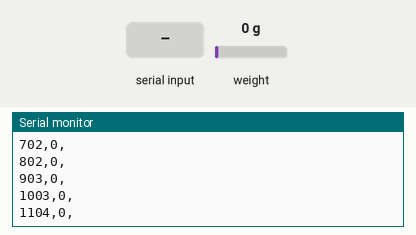
Simulated run of this sketch. Board: Arduino Uno, built with avr-gcc and run on an emulated ATmega328P. Shown: the last lines printed to the serial monitor. The inputs (shaded band) are chosen by the test bench; at power-on: weight on the scale 0 g.

Above: at 1.2 s.
1.3 s: weight on the scale set to 100 g
At 1.31 s:
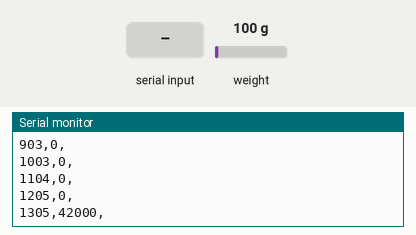
2.8 s: "1" received over the second serial link
At 3.33 s:
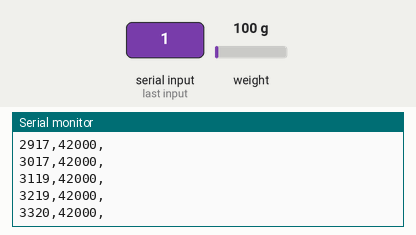
4.3 s: "0" received over the second serial link
At 4.94 s:
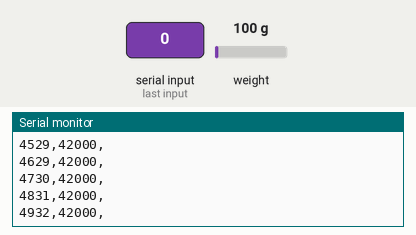
5.8 s: weight on the scale set to 1250 g
At 5.84 s:
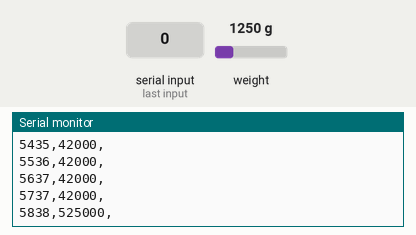
Timing chart, 0 to 8.3 s (numbered marks = the images above; inputs shaded):
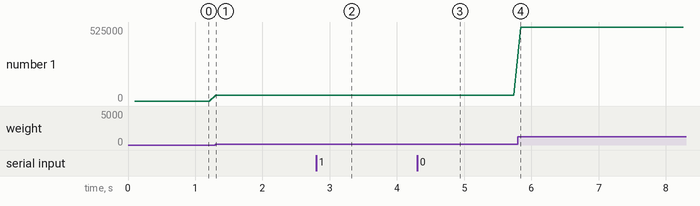

Measured:
- after the input at 1.3 s, the serial monitor: prints a new line at once (image 1)
- after the input at 2.8 s, the serial monitor: prints a new line after 0.52 s (image 2)
- after the input at 4.3 s, the serial monitor: prints a new line after 0.63 s (image 3)
- after the input at 5.8 s, the serial monitor: prints a new line at once (image 4)
- plotted number 1: 0 → 42000 after the input at 1.3 s, 42000 → 525000 after the input at 5.8 s

The sketch:

Dimensiometer_Sensor_Arduino.ino
```cpp
/*
  The circuit:
   Sonar RX is digital pin 10 (connect to TX of other device)
   HX711 DATA = A0
   HX711 SCK = A1
*/
#include <SoftwareSerial.h>
#include <HX711.h>
#include <ctype.h>

// HX711 circuit wiring
const byte LOADCELL_DOUT_PIN = A0;
const byte LOADCELL_SCK_PIN = A1;

const float refreshRate = 6.6; // Maximum refresh rate of the sonar
const int dt = (int) 1000.0 / (refreshRate); // Refresh interval in ms
unsigned long lastMillis = 0;

SoftwareSerial sonarSerial(10, 11, true); // RX, TX, use inverted logic
HX711 scale;

void setup() {
  // Open serial communications and wait for port to open:
  Serial.begin(115200);
  while (!Serial) {
    ; // wait for serial port to connect. Needed for native USB port only
  }

  // set the data rate for the SoftwareSerial port
  sonarSerial.begin(9600);
  scale.begin(LOADCELL_DOUT_PIN, LOADCELL_SCK_PIN);
}

String sonarBuffer = "";
long scaleVal = 0;

void loop() { // run over and over
  if (abs(millis() - lastMillis) > dt) {
    lastMillis = millis();
    String output = "";
    String tempSonarBuffer = "";

    while (sonarSerial.available()) {
      char c = sonarSerial.read();
      if (c == 'R') {
        break;
      }
      else {
        tempSonarBuffer += c;
      }
    }
    if (tempSonarBuffer != "") {
      tempSonarBuffer = tempSonarBuffer.substring(0, 4); // substring takes out additional characters that occasionally happen in the UART
      boolean goodReading = true;
      for (int c = 0; c < 4; c++) {
        if (!isDigit(tempSonarBuffer[c])) {
          goodReading = false;
        }
      }
      if (goodReading) {
        sonarBuffer = tempSonarBuffer;
      }
    }

  }
  if (scale.is_ready()) {
    scaleVal = scale.read();
    //double scaleGrams = -0.05 * (double) scaleVal - 6598.3;
    Serial.print(millis());
    Serial.print(",");
    Serial.print(scaleVal);
    Serial.print(",");
    Serial.println(sonarBuffer);
  }

}
```
